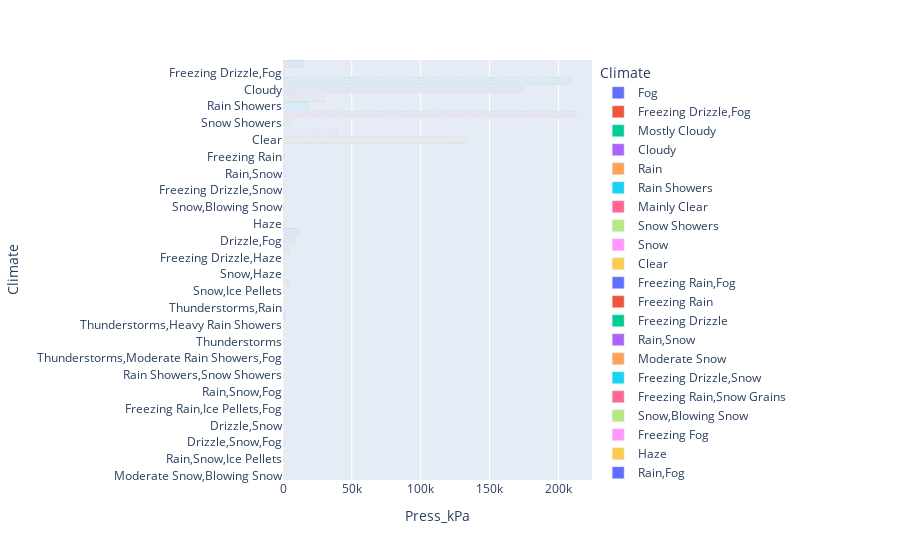

This figure's notebook cell:
### Code cell
px.bar(df, x='Press_kPa', y='Climate', color='Climate', hover_data=['Press_kPa', 'Climate'])

### Figure 1 — Plotly figure (JSON) as saved in the notebook; plotly's stock layout.template omitted (floating-point values rounded to 4 significant figures; data arrays with more than 128 entries replaced by an {"elided": "..."} marker saying what was removed)
{"data": [{"alignmentgroup": "True", "hovertemplate": "Climate=%{y}<br>Press_kPa=%{x}<extra></extra>", "legendgroup": "Fog", "marker": {"color": "#636efa"}, "name": "Fog", "offsetgroup": "Fog", "orientation": "h", "showlegend": true, "textposition": "auto", "type": "bar", "x": {"elided": "150 float values"}, "xaxis": "x", "y": {"elided": "150 str values"}, "yaxis": "y"}, {"alignmentgroup": "True", "hovertemplate": "Climate=%{y}<br>Press_kPa=%{x}<extra></extra>", "legendgroup": "Freezing Drizzle,Fog", "marker": {"color": "#EF553B"}, "name": "Freezing Drizzle,Fog", "offsetgroup": "Freezing Drizzle,Fog", "orientation": "h", "showlegend": true, "textposition": "auto", "type": "bar", "x": [101.3, 101.3, 100.1, 98.74, 100.7, 100.5], "xaxis": "x", "y": ["Freezing Drizzle,Fog", "Freezing Drizzle,Fog", "Freezing Drizzle,Fog", "Freezing Drizzle,Fog", "Freezing Drizzle,Fog", "Freezing Drizzle,Fog"], "yaxis": "y"}, {"alignmentgroup": "True", "hovertemplate": "Climate=%{y}<br>Press_kPa=%{x}<extra></extra>", "legendgroup": "Mostly Cloudy", "marker": {"color": "#00cc96"}, "name": "Mostly Cloudy", "offsetgroup": "Mostly Cloudy", "orientation": "h", "showlegend": true, "textposition": "auto", "type": "bar", "x": {"elided": "2069 float values"}, "xaxis": "x", "y": {"elided": "2069 str values"}, "yaxis": "y"}, {"alignmentgroup": "True", "hovertemplate": "Climate=%{y}<br>Press_kPa=%{x}<extra></extra>", "legendgroup": "Cloudy", "marker": {"color": "#ab63fa"}, "name": "Cloudy", "offsetgroup": "Cloudy", "orientation": "h", "showlegend": true, "textposition": "auto", "type": "bar", "x": {"elided": "1728 float values"}, "xaxis": "x", "y": {"elided": "1728 str values"}, "yaxis": "y"}, {"alignmentgroup": "True", "hovertemplate": "Climate=%{y}<br>Press_kPa=%{x}<extra></extra>", "legendgroup": "Rain", "marker": {"color": "#FFA15A"}, "name": "Rain", "offsetgroup": "Rain", "orientation": "h", "showlegend": true, "textposition": "auto", "type": "bar", "x": {"elided": "306 float values"}, "xaxis": "x", "y": {"elided": "306 str values"}, "yaxis": "y"}, {"alignmentgroup": "True", "hovertemplate": "Climate=%{y}<br>Press_kPa=%{x}<extra></extra>", "legendgroup": "Rain Showers", "marker": {"color": "#19d3f3"}, "name": "Rain Showers", "offsetgroup": "Rain Showers", "orientation": "h", "showlegend": true, "textposition": "auto", "type": "bar", "x": {"elided": "188 float values"}, "xaxis": "x", "y": {"elided": "188 str values"}, "yaxis": "y"}, {"alignmentgroup": "True", "hovertemplate": "Climate=%{y}<br>Press_kPa=%{x}<extra></extra>", "legendgroup": "Mainly Clear", "marker": {"color": "#FF6692"}, "name": "Mainly Clear", "offsetgroup": "Mainly Clear", "orientation": "h", "showlegend": true, "textposition": "auto", "type": "bar", "x": {"elided": "2106 float values"}, "xaxis": "x", "y": {"elided": "2106 str values"}, "yaxis": "y"}, {"alignmentgroup": "True", "hovertemplate": "Climate=%{y}<br>Press_kPa=%{x}<extra></extra>", "legendgroup": "Snow Showers", "marker": {"color": "#B6E880"}, "name": "Snow Showers", "offsetgroup": "Snow Showers", "orientation": "h", "showlegend": true, "textposition": "auto", "type": "bar", "x": [99.66, 100.1, 100.2, 100.3, 100.3, 100.5, 100.6, 100.8, 100.8, 100.7, 100.9, 101.0, 101.0, 101.2, 101.2, 100.3, 101.5, 101.5, 101.6, 101.6, 101.6, 100.9, 100.9, 99.49, 100.2, 102.5, 101.1, 101.4, 99.62, 99.6, 99.6, 99.81, 99.85, 99.9, 100.3, 101.4, 101.4, 101.4, 101.3, 101.4, 101.4, 101.8, 101.2, 101.2, 102.3, 102.2, 102.2, 102.2, 102.3, 102.4, 102.4, 102.4, 100.2, 100.3, 100.5, 100.5, 100.3, 100.3, 101.2, 101.1], "xaxis": "x", "y": ["Snow Showers", "Snow Showers", "Snow Showers", "Snow Showers", "Snow Showers", "Snow Showers", "Snow Showers", "Snow Showers", "Snow Showers", "Snow Showers", "Snow Showers", "Snow Showers", "Snow Showers", "Snow Showers", "Snow Showers", "Snow Showers", "Snow Showers", "Snow Showers", "Snow Showers", "Snow Showers", "Snow Showers", "Snow Showers", "Snow Showers", "Snow Showers", "Snow Showers", "Snow Showers", "Snow Showers", "Snow Showers", "Snow Showers", "Snow Showers", "Snow Showers", "Snow Showers", "Snow Showers", "Snow Showers", "Snow Showers", "Snow Showers", "Snow Showers", "Snow Showers", "Snow Showers", "Snow Showers", "Snow Showers", "Snow Showers", "Snow Showers", "Snow Showers", "Snow Showers", "Snow Showers", "Snow Showers", "Snow Showers", "Snow Showers", "Snow Showers", "Snow Showers", "Snow Showers", "Snow Showers", "Snow Showers", "Snow Showers", "Snow Showers", "Snow Showers", "Snow Showers", "Snow Showers", "Snow Showers"], "yaxis": "y"}, {"alignmentgroup": "True", "hovertemplate": "Climate=%{y}<br>Press_kPa=%{x}<extra></extra>", "legendgroup": "Snow", "marker": {"color": "#FF97FF"}, "name": "Snow", "offsetgroup": "Snow", "orientation": "h", "showlegend": true, "textposition": "auto", "type": "bar", "x": {"elided": "390 float values"}, "xaxis": "x", "y": {"elided": "390 str values"}, "yaxis": "y"}, {"alignmentgroup": "True", "hovertemplate": "Climate=%{y}<br>Press_kPa=%{x}<extra></extra>", "legendgroup": "Clear", "marker": {"color": "#FECB52"}, "name": "Clear", "offsetgroup": "Clear", "orientation": "h", "showlegend": true, "textposition": "auto", "type": "bar", "x": {"elided": "1326 float values"}, "xaxis": "x", "y": {"elided": "1326 str values"}, "yaxis": "y"}, {"alignmentgroup": "True", "hovertemplate": "Climate=%{y}<br>Press_kPa=%{x}<extra></extra>", "legendgroup": "Freezing Rain,Fog", "marker": {"color": "#636efa"}, "name": "Freezing Rain,Fog", "offsetgroup": "Freezing Rain,Fog", "orientation": "h", "showlegend": true, "textposition": "auto", "type": "bar", "x": [100.2, 98.32, 100.3, 101.0], "xaxis": "x", "y": ["Freezing Rain,Fog", "Freezing Rain,Fog", "Freezing Rain,Fog", "Freezing Rain,Fog"], "yaxis": "y"}, {"alignmentgroup": "True", "hovertemplate": "Climate=%{y}<br>Press_kPa=%{x}<extra></extra>", "legendgroup": "Freezing Rain", "marker": {"color": "#EF553B"}, "name": "Freezing Rain", "offsetgroup": "Freezing Rain", "orientation": "h", "showlegend": true, "textposition": "auto", "type": "bar", "x": [100.1, 100.1, 98.69, 98.22, 98.98, 98.71, 98.47, 99.61, 99.47, 100.6, 100.5, 100.3, 100.3, 101], "xaxis": "x", "y": ["Freezing Rain", "Freezing Rain", "Freezing Rain", "Freezing Rain", "Freezing Rain", "Freezing Rain", "Freezing Rain", "Freezing Rain", "Freezing Rain", "Freezing Rain", "Freezing Rain", "Freezing Rain", "Freezing Rain", "Freezing Rain"], "yaxis": "y"}, {"alignmentgroup": "True", "hovertemplate": "Climate=%{y}<br>Press_kPa=%{x}<extra></extra>", "legendgroup": "Freezing Drizzle", "marker": {"color": "#00cc96"}, "name": "Freezing Drizzle", "offsetgroup": "Freezing Drizzle", "orientation": "h", "showlegend": true, "textposition": "auto", "type": "bar", "x": [100.1, 100.0, 98.44, 100.8, 100.6, 100.4, 101.0], "xaxis": "x", "y": ["Freezing Drizzle", "Freezing Drizzle", "Freezing Drizzle", "Freezing Drizzle", "Freezing Drizzle", "Freezing Drizzle", "Freezing Drizzle"], "yaxis": "y"}, {"alignmentgroup": "True", "hovertemplate": "Climate=%{y}<br>Press_kPa=%{x}<extra></extra>", "legendgroup": "Rain,Snow", "marker": {"color": "#ab63fa"}, "name": "Rain,Snow", "offsetgroup": "Rain,Snow", "orientation": "h", "showlegend": true, "textposition": "auto", "type": "bar", "x": [100.0, 99.87, 99.77, 98.18, 101.1, 101.1, 101.0, 100.6, 100.3, 100.1, 99.48, 99.48, 99.49, 100.3, 99.76, 99.64, 99.5, 99.38], "xaxis": "x", "y": ["Rain,Snow", "Rain,Snow", "Rain,Snow", "Rain,Snow", "Rain,Snow", "Rain,Snow", "Rain,Snow", "Rain,Snow", "Rain,Snow", "Rain,Snow", "Rain,Snow", "Rain,Snow", "Rain,Snow", "Rain,Snow", "Rain,Snow", "Rain,Snow", "Rain,Snow", "Rain,Snow"], "yaxis": "y"}, {"alignmentgroup": "True", "hovertemplate": "Climate=%{y}<br>Press_kPa=%{x}<extra></extra>", "legendgroup": "Moderate Snow", "marker": {"color": "#FFA15A"}, "name": "Moderate Snow", "offsetgroup": "Moderate Snow", "orientation": "h", "showlegend": true, "textposition": "auto", "type": "bar", "x": [99.9, 99.88, 100.7, 100.7], "xaxis": "x", "y": ["Moderate Snow", "Moderate Snow", "Moderate Snow", "Moderate Snow"], "yaxis": "y"}, {"alignmentgroup": "True", "hovertemplate": "Climate=%{y}<br>Press_kPa=%{x}<extra></extra>", "legendgroup": "Freezing Drizzle,Snow", "marker": {"color": "#19d3f3"}, "name": "Freezing Drizzle,Snow", "offsetgroup": "Freezing Drizzle,Snow", "orientation": "h", "showlegend": true, "textposition": "auto", "type": "bar", "x": [99.19, 100.8, 100.7, 99.22, 100.9, 101.2, 100.6, 100.7, 100.8, 100.8, 100.9], "xaxis": "x", "y": ["Freezing Drizzle,Snow", "Freezing Drizzle,Snow", "Freezing Drizzle,Snow", "Freezing Drizzle,Snow", "Freezing Drizzle,Snow", "Freezing Drizzle,Snow", "Freezing Drizzle,Snow", "Freezing Drizzle,Snow", "Freezing Drizzle,Snow", "Freezing Drizzle,Snow", "Freezing Drizzle,Snow"], "yaxis": "y"}, {"alignmentgroup": "True", "hovertemplate": "Climate=%{y}<br>Press_kPa=%{x}<extra></extra>", "legendgroup": "Freezing Rain,Snow Grains", "marker": {"color": "#FF6692"}, "name": "Freezing Rain,Snow Grains", "offsetgroup": "Freezing Rain,Snow Grains", "orientation": "h", "showlegend": true, "textposition": "auto", "type": "bar", "x": [98.56], "xaxis": "x", "y": ["Freezing Rain,Snow Grains"], "yaxis": "y"}, {"alignmentgroup": "True", "hovertemplate": "Climate=%{y}<br>Press_kPa=%{x}<extra></extra>", "legendgroup": "Snow,Blowing Snow", "marker": {"color": "#B6E880"}, "name": "Snow,Blowing Snow", "offsetgroup": "Snow,Blowing Snow", "orientation": "h", "showlegend": true, "textposition": "auto", "type": "bar", "x": [99.09, 99.51, 99.67, 100.0, 100.2, 98.11, 98.2, 98.33, 99.08, 99.24, 99.37, 100.6, 100.4, 100.3, 100.4, 100.4, 100.5, 100.5, 100.5], "xaxis": "x", "y": ["Snow,Blowing Snow", "Snow,Blowing Snow", "Snow,Blowing Snow", "Snow,Blowing Snow", "Snow,Blowing Snow", "Snow,Blowing Snow", "Snow,Blowing Snow", "Snow,Blowing Snow", "Snow,Blowing Snow", "Snow,Blowing Snow", "Snow,Blowing Snow", "Snow,Blowing Snow", "Snow,Blowing Snow", "Snow,Blowing Snow", "Snow,Blowing Snow", "Snow,Blowing Snow", "Snow,Blowing Snow", "Snow,Blowing Snow", "Snow,Blowing Snow"], "yaxis": "y"}, {"alignmentgroup": "True", "hovertemplate": "Climate=%{y}<br>Press_kPa=%{x}<extra></extra>", "legendgroup": "Freezing Fog", "marker": {"color": "#FF97FF"}, "name": "Freezing Fog", "offsetgroup": "Freezing Fog", "orientation": "h", "showlegend": true, "textposition": "auto", "type": "bar", "x": [102.8, 102.0, 102.2, 102.3], "xaxis": "x", "y": ["Freezing Fog", "Freezing Fog", "Freezing Fog", "Freezing Fog"], "yaxis": "y"}, {"alignmentgroup": "True", "hovertemplate": "Climate=%{y}<br>Press_kPa=%{x}<extra></extra>", "legendgroup": "Haze", "marker": {"color": "#FECB52"}, "name": "Haze", "offsetgroup": "Haze", "orientation": "h", "showlegend": true, "textposition": "auto", "type": "bar", "x": [103.0, 102.9, 100.3, 100.5, 100.7, 100.7, 100.7, 100.8, 100.9, 101.0, 101.3, 102.0, 102.0, 102, 102.5, 102.5], "xaxis": "x", "y": ["Haze", "Haze", "Haze", "Haze", "Haze", "Haze", "Haze", "Haze", "Haze", "Haze", "Haze", "Haze", "Haze", "Haze", "Haze", "Haze"], "yaxis": "y"}, {"alignmentgroup": "True", "hovertemplate": "Climate=%{y}<br>Press_kPa=%{x}<extra></extra>", "legendgroup": "Rain,Fog", "marker": {"color": "#636efa"}, "name": "Rain,Fog", "offsetgroup": "Rain,Fog", "orientation": "h", "showlegend": true, "textposition": "auto", "type": "bar", "x": [100.5, 100.4, 99.18, 99.57, 100.1, 100.9, 101.5, 101.5, 101.7, 101.4, 101.4, 101.4, 101.4, 101.4, 101.4, 100.7, 100.5, 100.6, 98.61, 99.67, 99.59, 99.67, 101.2, 101.1, 101.2, 101.3, 100.4, 100.4, 100.4, 100.3, 100.3, 100.3, 100.3, 100.2, 100.9, 100.9, 100.5, 100.7, 100.7, 100.6, 100.5, 100.7, 100.6, 100.6, 100.7, 100.6, 100.6, 100.6, 101.0, 101.0, 100.3, 100.5, 100.4, 100.3, 100.2, 100.2, 100.1, 100, 99.9, 99.72, 99.56, 99.5, 99.44, 99.44, 99.47, 101.3, 101.0, 100.3, 101.8, 101.7, 101.5, 101.2, 101.2, 101.2, 100.8, 100.8, 100.7, 100.7, 100.6, 100.1, 100.0, 100.0, 99.88, 99.78, 100.9, 101, 100.5, 100.5, 100.5, 100.4, 100.8, 100.8, 100.7, 100.7, 100.7, 101.1, 101.0, 101.0, 100.8, 100.7, 100.6, 100.5, 100.5, 100.5, 100.5, 100.5, 100.6, 100.7, 100.1, 99.78, 99.7, 99.6, 99.34, 99.32, 99.41, 99.42], "xaxis": "x", "y": ["Rain,Fog", "Rain,Fog", "Rain,Fog", "Rain,Fog", "Rain,Fog", "Rain,Fog", "Rain,Fog", "Rain,Fog", "Rain,Fog", "Rain,Fog", "Rain,Fog", "Rain,Fog", "Rain,Fog", "Rain,Fog", "Rain,Fog", "Rain,Fog", "Rain,Fog", "Rain,Fog", "Rain,Fog", "Rain,Fog", "Rain,Fog", "Rain,Fog", "Rain,Fog", "Rain,Fog", "Rain,Fog", "Rain,Fog", "Rain,Fog", "Rain,Fog", "Rain,Fog", "Rain,Fog", "Rain,Fog", "Rain,Fog", "Rain,Fog", "Rain,Fog", "Rain,Fog", "Rain,Fog", "Rain,Fog", "Rain,Fog", "Rain,Fog", "Rain,Fog", "Rain,Fog", "Rain,Fog", "Rain,Fog", "Rain,Fog", "Rain,Fog", "Rain,Fog", "Rain,Fog", "Rain,Fog", "Rain,Fog", "Rain,Fog", "Rain,Fog", "Rain,Fog", "Rain,Fog", "Rain,Fog", "Rain,Fog", "Rain,Fog", "Rain,Fog", "Rain,Fog", "Rain,Fog", "Rain,Fog", "Rain,Fog", "Rain,Fog", "Rain,Fog", "Rain,Fog", "Rain,Fog", "Rain,Fog", "Rain,Fog", "Rain,Fog", "Rain,Fog", "Rain,Fog", "Rain,Fog", "Rain,Fog", "Rain,Fog", "Rain,Fog", "Rain,Fog", "Rain,Fog", "Rain,Fog", "Rain,Fog", "Rain,Fog", "Rain,Fog", "Rain,Fog", "Rain,Fog", "Rain,Fog", "Rain,Fog", "Rain,Fog", "Rain,Fog", "Rain,Fog", "Rain,Fog", "Rain,Fog", "Rain,Fog", "Rain,Fog", "Rain,Fog", "Rain,Fog", "Rain,Fog", "Rain,Fog", "Rain,Fog", "Rain,Fog", "Rain,Fog", "Rain,Fog", "Rain,Fog", "Rain,Fog", "Rain,Fog", "Rain,Fog", "Rain,Fog", "Rain,Fog", "Rain,Fog", "Rain,Fog", "Rain,Fog", "Rain,Fog", "Rain,Fog", "Rain,Fog", "Rain,Fog", "Rain,Fog", "Rain,Fog", "Rain,Fog", "Rain,Fog"], "yaxis": "y"}, {"alignmentgroup": "True", "hovertemplate": "Climate=%{y}<br>Press_kPa=%{x}<extra></extra>", "legendgroup": "Drizzle,Fog", "marker": {"color": "#EF553B"}, "name": "Drizzle,Fog", "offsetgroup": "Drizzle,Fog", "orientation": "h", "showlegend": true, "textposition": "auto", "type": "bar", "x": [100.3, 99.08, 98.91, 98.76, 98.69, 98.65, 100.5, 100.6, 100.8, 101.7, 101.8, 101.8, 102.0, 101.7, 101.8, 101.9, 101.9, 102.0, 102.1, 102.0, 99.61, 101.2, 101.3, 101.4, 101.4, 101.4, 101.4, 101.4, 101.7, 100.8, 100.7, 100.7, 100.7, 100.7, 100.7, 100.7, 100.7, 100.3, 100.3, 100.1, 100.1, 100.1, 100.1, 100.1, 100.1, 100.4, 100.4, 99.99, 101.1, 101.2, 101.1, 101.1, 101.1, 101.0, 101.0, 101.0, 100.7, 100.5, 101.5, 101.6, 101.5, 101.5, 101.4, 101.4, 101.1, 101, 100.9, 100.5, 100.7, 100.7, 100.7, 100.7, 100.8, 101.0, 99.44, 99.34, 100.8, 100.2, 100.3, 100.4], "xaxis": "x", "y": ["Drizzle,Fog", "Drizzle,Fog", "Drizzle,Fog", "Drizzle,Fog", "Drizzle,Fog", "Drizzle,Fog", "Drizzle,Fog", "Drizzle,Fog", "Drizzle,Fog", "Drizzle,Fog", "Drizzle,Fog", "Drizzle,Fog", "Drizzle,Fog", "Drizzle,Fog", "Drizzle,Fog", "Drizzle,Fog", "Drizzle,Fog", "Drizzle,Fog", "Drizzle,Fog", "Drizzle,Fog", "Drizzle,Fog", "Drizzle,Fog", "Drizzle,Fog", "Drizzle,Fog", "Drizzle,Fog", "Drizzle,Fog", "Drizzle,Fog", "Drizzle,Fog", "Drizzle,Fog", "Drizzle,Fog", "Drizzle,Fog", "Drizzle,Fog", "Drizzle,Fog", "Drizzle,Fog", "Drizzle,Fog", "Drizzle,Fog", "Drizzle,Fog", "Drizzle,Fog", "Drizzle,Fog", "Drizzle,Fog", "Drizzle,Fog", "Drizzle,Fog", "Drizzle,Fog", "Drizzle,Fog", "Drizzle,Fog", "Drizzle,Fog", "Drizzle,Fog", "Drizzle,Fog", "Drizzle,Fog", "Drizzle,Fog", "Drizzle,Fog", "Drizzle,Fog", "Drizzle,Fog", "Drizzle,Fog", "Drizzle,Fog", "Drizzle,Fog", "Drizzle,Fog", "Drizzle,Fog", "Drizzle,Fog", "Drizzle,Fog", "Drizzle,Fog", "Drizzle,Fog", "Drizzle,Fog", "Drizzle,Fog", "Drizzle,Fog", "Drizzle,Fog", "Drizzle,Fog", "Drizzle,Fog", "Drizzle,Fog", "Drizzle,Fog", "Drizzle,Fog", "Drizzle,Fog", "Drizzle,Fog", "Drizzle,Fog", "Drizzle,Fog", "Drizzle,Fog", "Drizzle,Fog", "Drizzle,Fog", "Drizzle,Fog", "Drizzle,Fog"], "yaxis": "y"}, {"alignmentgroup": "True", "hovertemplate": "Climate=%{y}<br>Press_kPa=%{x}<extra></extra>", "legendgroup": "Drizzle", "marker": {"color": "#00cc96"}, "name": "Drizzle", "offsetgroup": "Drizzle", "orientation": "h", "showlegend": true, "textposition": "auto", "type": "bar", "x": [100.2, 100.5, 99.53, 99.63, 101.2, 100.9, 100.4, 100.4, 100.3, 100.1, 100.7, 101.2, 101.2, 101.1, 101.1, 101.1, 101.1, 100.9, 101.6, 101.1, 99.28, 99.22, 99.67, 99.68, 99.7, 100.5, 100.5, 100.5, 100.5, 100.6, 100.6, 100.7, 100.7, 100.6, 100.6, 100.6, 100.6, 99.54, 100.8, 101.0, 97.84], "xaxis": "x", "y": ["Drizzle", "Drizzle", "Drizzle", "Drizzle", "Drizzle", "Drizzle", "Drizzle", "Drizzle", "Drizzle", "Drizzle", "Drizzle", "Drizzle", "Drizzle", "Drizzle", "Drizzle", "Drizzle", "Drizzle", "Drizzle", "Drizzle", "Drizzle", "Drizzle", "Drizzle", "Drizzle", "Drizzle", "Drizzle", "Drizzle", "Drizzle", "Drizzle", "Drizzle", "Drizzle", "Drizzle", "Drizzle", "Drizzle", "Drizzle", "Drizzle", "Drizzle", "Drizzle", "Drizzle", "Drizzle", "Drizzle", "Drizzle"], "yaxis": "y"}, {"alignmentgroup": "True", "hovertemplate": "Climate=%{y}<br>Press_kPa=%{x}<extra></extra>", "legendgroup": "Freezing Drizzle,Haze", "marker": {"color": "#ab63fa"}, "name": "Freezing Drizzle,Haze", "offsetgroup": "Freezing Drizzle,Haze", "orientation": "h", "showlegend": true, "textposition": "auto", "type": "bar", "x": [100.4, 100.3, 100.3], "xaxis": "x", "y": ["Freezing Drizzle,Haze", "Freezing Drizzle,Haze", "Freezing Drizzle,Haze"], "yaxis": "y"}, {"alignmentgroup": "True", "hovertemplate": "Climate=%{y}<br>Press_kPa=%{x}<extra></extra>", "legendgroup": "Freezing Rain,Haze", "marker": {"color": "#FFA15A"}, "name": "Freezing Rain,Haze", "offsetgroup": "Freezing Rain,Haze", "orientation": "h", "showlegend": true, "textposition": "auto", "type": "bar", "x": [100.3, 100.4], "xaxis": "x", "y": ["Freezing Rain,Haze", "Freezing Rain,Haze"], "yaxis": "y"}, {"alignmentgroup": "True", "hovertemplate": "Climate=%{y}<br>Press_kPa=%{x}<extra></extra>", "legendgroup": "Snow,Haze", "marker": {"color": "#19d3f3"}, "name": "Snow,Haze", "offsetgroup": "Snow,Haze", "orientation": "h", "showlegend": true, "textposition": "auto", "type": "bar", "x": [100.6, 100.7, 100.8, 100.8, 101.0], "xaxis": "x", "y": ["Snow,Haze", "Snow,Haze", "Snow,Haze", "Snow,Haze", "Snow,Haze"], "yaxis": "y"}, {"alignmentgroup": "True", "hovertemplate": "Climate=%{y}<br>Press_kPa=%{x}<extra></extra>", "legendgroup": "Snow,Fog", "marker": {"color": "#FF6692"}, "name": "Snow,Fog", "offsetgroup": "Snow,Fog", "orientation": "h", "showlegend": true, "textposition": "auto", "type": "bar", "x": [100.8, 100.8, 99.53, 99.38, 101.6, 101.6, 101.7, 102.1, 101.4, 101.3, 101.3, 101.2, 100.8, 100.8, 100.7, 100.7, 100.7, 101.3, 101.3, 100.6, 100.5, 100.5, 100.5, 100.4, 100.3, 100.2, 100.2, 100.2, 100.2, 100.2, 100.2, 100.3, 100.3, 100.3, 100.3, 100.4, 101.0], "xaxis": "x", "y": ["Snow,Fog", "Snow,Fog", "Snow,Fog", "Snow,Fog", "Snow,Fog", "Snow,Fog", "Snow,Fog", "Snow,Fog", "Snow,Fog", "Snow,Fog", "Snow,Fog", "Snow,Fog", "Snow,Fog", "Snow,Fog", "Snow,Fog", "Snow,Fog", "Snow,Fog", "Snow,Fog", "Snow,Fog", "Snow,Fog", "Snow,Fog", "Snow,Fog", "Snow,Fog", "Snow,Fog", "Snow,Fog", "Snow,Fog", "Snow,Fog", "Snow,Fog", "Snow,Fog", "Snow,Fog", "Snow,Fog", "Snow,Fog", "Snow,Fog", "Snow,Fog", "Snow,Fog", "Snow,Fog", "Snow,Fog"], "yaxis": "y"}, {"alignmentgroup": "True", "hovertemplate": "Climate=%{y}<br>Press_kPa=%{x}<extra></extra>", "legendgroup": "Snow,Ice Pellets", "marker": {"color": "#B6E880"}, "name": "Snow,Ice Pellets", "offsetgroup": "Snow,Ice Pellets", "orientation": "h", "showlegend": true, "textposition": "auto", "type": "bar", "x": [99.4, 100.2, 101.0, 100.9, 100.9, 100.9], "xaxis": "x", "y": ["Snow,Ice Pellets", "Snow,Ice Pellets", "Snow,Ice Pellets", "Snow,Ice Pellets", "Snow,Ice Pellets", "Snow,Ice Pellets"], "yaxis": "y"}, {"alignmentgroup": "True", "hovertemplate": "Climate=%{y}<br>Press_kPa=%{x}<extra></extra>", "legendgroup": "Rain,Haze", "marker": {"color": "#FF97FF"}, "name": "Rain,Haze", "offsetgroup": "Rain,Haze", "orientation": "h", "showlegend": true, "textposition": "auto", "type": "bar", "x": [100.6, 100.5, 100.5], "xaxis": "x", "y": ["Rain,Haze", "Rain,Haze", "Rain,Haze"], "yaxis": "y"}, {"alignmentgroup": "True", "hovertemplate": "Climate=%{y}<br>Press_kPa=%{x}<extra></extra>", "legendgroup": "Thunderstorms,Rain", "marker": {"color": "#FECB52"}, "name": "Thunderstorms,Rain", "offsetgroup": "Thunderstorms,Rain", "orientation": "h", "showlegend": true, "textposition": "auto", "type": "bar", "x": [100.8, 100.2, 100.2], "xaxis": "x", "y": ["Thunderstorms,Rain", "Thunderstorms,Rain", "Thunderstorms,Rain"], "yaxis": "y"}, {"alignmentgroup": "True", "hovertemplate": "Climate=%{y}<br>Press_kPa=%{x}<extra></extra>", "legendgroup": "Thunderstorms,Rain Showers", "marker": {"color": "#636efa"}, "name": "Thunderstorms,Rain Showers", "offsetgroup": "Thunderstorms,Rain Showers", "orientation": "h", "showlegend": true, "textposition": "auto", "type": "bar", "x": [100.3, 100.1, 99.75, 99.84, 100.0, 100.9, 99.65, 99.81, 100.3, 100.0, 100.7, 100.3, 100.6, 100.5, 99.85, 101.1], "xaxis": "x", "y": ["Thunderstorms,Rain Showers", "Thunderstorms,Rain Showers", "Thunderstorms,Rain Showers", "Thunderstorms,Rain Showers", "Thunderstorms,Rain Showers", "Thunderstorms,Rain Showers", "Thunderstorms,Rain Showers", "Thunderstorms,Rain Showers", "Thunderstorms,Rain Showers", "Thunderstorms,Rain Showers", "Thunderstorms,Rain Showers", "Thunderstorms,Rain Showers", "Thunderstorms,Rain Showers", "Thunderstorms,Rain Showers", "Thunderstorms,Rain Showers", "Thunderstorms,Rain Showers"], "yaxis": "y"}, {"alignmentgroup": "True", "hovertemplate": "Climate=%{y}<br>Press_kPa=%{x}<extra></extra>", "legendgroup": "Thunderstorms,Heavy Rain Showers", "marker": {"color": "#EF553B"}, "name": "Thunderstorms,Heavy Rain Showers", "offsetgroup": "Thunderstorms,Heavy Rain Showers", "orientation": "h", "showlegend": true, "textposition": "auto", "type": "bar", "x": [100.3], "xaxis": "x", "y": ["Thunderstorms,Heavy Rain Showers"], "yaxis": "y"}, {"alignmentgroup": "True", "hovertemplate": "Climate=%{y}<br>Press_kPa=%{x}<extra></extra>", "legendgroup": "Thunderstorms,Rain Showers,Fog", "marker": {"color": "#00cc96"}, "name": "Thunderstorms,Rain Showers,Fog", "offsetgroup": "Thunderstorms,Rain Showers,Fog", "orientation": "h", "showlegend": true, "textposition": "auto", "type": "bar", "x": [99.71, 99.84, 100.6], "xaxis": "x", "y": ["Thunderstorms,Rain Showers,Fog", "Thunderstorms,Rain Showers,Fog", "Thunderstorms,Rain Showers,Fog"], "yaxis": "y"}, {"alignmentgroup": "True", "hovertemplate": "Climate=%{y}<br>Press_kPa=%{x}<extra></extra>", "legendgroup": "Thunderstorms", "marker": {"color": "#ab63fa"}, "name": "Thunderstorms", "offsetgroup": "Thunderstorms", "orientation": "h", "showlegend": true, "textposition": "auto", "type": "bar", "x": [99.84, 100.6], "xaxis": "x", "y": ["Thunderstorms", "Thunderstorms"], "yaxis": "y"}, {"alignmentgroup": "True", "hovertemplate": "Climate=%{y}<br>Press_kPa=%{x}<extra></extra>", "legendgroup": "Thunderstorms,Rain,Fog", "marker": {"color": "#FFA15A"}, "name": "Thunderstorms,Rain,Fog", "offsetgroup": "Thunderstorms,Rain,Fog", "orientation": "h", "showlegend": true, "textposition": "auto", "type": "bar", "x": [100.1], "xaxis": "x", "y": ["Thunderstorms,Rain,Fog"], "yaxis": "y"}, {"alignmentgroup": "True", "hovertemplate": "Climate=%{y}<br>Press_kPa=%{x}<extra></extra>", "legendgroup": "Thunderstorms,Moderate Rain Showers,Fog", "marker": {"color": "#19d3f3"}, "name": "Thunderstorms,Moderate Rain Showers,Fog", "offsetgroup": "Thunderstorms,Moderate Rain Showers,Fog", "orientation": "h", "showlegend": true, "textposition": "auto", "type": "bar", "x": [100.0], "xaxis": "x", "y": ["Thunderstorms,Moderate Rain Showers,Fog"], "yaxis": "y"}, {"alignmentgroup": "True", "hovertemplate": "Climate=%{y}<br>Press_kPa=%{x}<extra></extra>", "legendgroup": "Rain Showers,Fog", "marker": {"color": "#FF6692"}, "name": "Rain Showers,Fog", "offsetgroup": "Rain Showers,Fog", "orientation": "h", "showlegend": true, "textposition": "auto", "type": "bar", "x": [99.83], "xaxis": "x", "y": ["Rain Showers,Fog"], "yaxis": "y"}, {"alignmentgroup": "True", "hovertemplate": "Climate=%{y}<br>Press_kPa=%{x}<extra></extra>", "legendgroup": "Rain Showers,Snow Showers", "marker": {"color": "#B6E880"}, "name": "Rain Showers,Snow Showers", "offsetgroup": "Rain Showers,Snow Showers", "orientation": "h", "showlegend": true, "textposition": "auto", "type": "bar", "x": [101.1, 101.1], "xaxis": "x", "y": ["Rain Showers,Snow Showers", "Rain Showers,Snow Showers"], "yaxis": "y"}, {"alignmentgroup": "True", "hovertemplate": "Climate=%{y}<br>Press_kPa=%{x}<extra></extra>", "legendgroup": "Snow Pellets", "marker": {"color": "#FF97FF"}, "name": "Snow Pellets", "offsetgroup": "Snow Pellets", "orientation": "h", "showlegend": true, "textposition": "auto", "type": "bar", "x": [99.7], "xaxis": "x", "y": ["Snow Pellets"], "yaxis": "y"}, {"alignmentgroup": "True", "hovertemplate": "Climate=%{y}<br>Press_kPa=%{x}<extra></extra>", "legendgroup": "Rain,Snow,Fog", "marker": {"color": "#FECB52"}, "name": "Rain,Snow,Fog", "offsetgroup": "Rain,Snow,Fog", "orientation": "h", "showlegend": true, "textposition": "auto", "type": "bar", "x": [100.7], "xaxis": "x", "y": ["Rain,Snow,Fog"], "yaxis": "y"}, {"alignmentgroup": "True", "hovertemplate": "Climate=%{y}<br>Press_kPa=%{x}<extra></extra>", "legendgroup": "Moderate Rain,Fog", "marker": {"color": "#636efa"}, "name": "Moderate Rain,Fog", "offsetgroup": "Moderate Rain,Fog", "orientation": "h", "showlegend": true, "textposition": "auto", "type": "bar", "x": [99.98], "xaxis": "x", "y": ["Moderate Rain,Fog"], "yaxis": "y"}, {"alignmentgroup": "True", "hovertemplate": "Climate=%{y}<br>Press_kPa=%{x}<extra></extra>", "legendgroup": "Freezing Rain,Ice Pellets,Fog", "marker": {"color": "#EF553B"}, "name": "Freezing Rain,Ice Pellets,Fog", "offsetgroup": "Freezing Rain,Ice Pellets,Fog", "orientation": "h", "showlegend": true, "textposition": "auto", "type": "bar", "x": [101.0], "xaxis": "x", "y": ["Freezing Rain,Ice Pellets,Fog"], "yaxis": "y"}, {"alignmentgroup": "True", "hovertemplate": "Climate=%{y}<br>Press_kPa=%{x}<extra></extra>", "legendgroup": "Drizzle,Ice Pellets,Fog", "marker": {"color": "#00cc96"}, "name": "Drizzle,Ice Pellets,Fog", "offsetgroup": "Drizzle,Ice Pellets,Fog", "orientation": "h", "showlegend": true, "textposition": "auto", "type": "bar", "x": [100.8], "xaxis": "x", "y": ["Drizzle,Ice Pellets,Fog"], "yaxis": "y"}, {"alignmentgroup": "True", "hovertemplate": "Climate=%{y}<br>Press_kPa=%{x}<extra></extra>", "legendgroup": "Drizzle,Snow", "marker": {"color": "#ab63fa"}, "name": "Drizzle,Snow", "offsetgroup": "Drizzle,Snow", "orientation": "h", "showlegend": true, "textposition": "auto", "type": "bar", "x": [100.6, 101.2], "xaxis": "x", "y": ["Drizzle,Snow", "Drizzle,Snow"], "yaxis": "y"}, {"alignmentgroup": "True", "hovertemplate": "Climate=%{y}<br>Press_kPa=%{x}<extra></extra>", "legendgroup": "Rain,Ice Pellets", "marker": {"color": "#FFA15A"}, "name": "Rain,Ice Pellets", "offsetgroup": "Rain,Ice Pellets", "orientation": "h", "showlegend": true, "textposition": "auto", "type": "bar", "x": [100.1], "xaxis": "x", "y": ["Rain,Ice Pellets"], "yaxis": "y"}, {"alignmentgroup": "True", "hovertemplate": "Climate=%{y}<br>Press_kPa=%{x}<extra></extra>", "legendgroup": "Drizzle,Snow,Fog", "marker": {"color": "#19d3f3"}, "name": "Drizzle,Snow,Fog", "offsetgroup": "Drizzle,Snow,Fog", "orientation": "h", "showlegend": true, "textposition": "auto", "type": "bar", "x": [99.58, 99.6, 99.64, 99.65, 99.71, 99.78, 99.82, 99.87, 99.95, 100.0, 100.2, 97.79, 97.81, 97.89, 97.93], "xaxis": "x", "y": ["Drizzle,Snow,Fog", "Drizzle,Snow,Fog", "Drizzle,Snow,Fog", "Drizzle,Snow,Fog", "Drizzle,Snow,Fog", "Drizzle,Snow,Fog", "Drizzle,Snow,Fog", "Drizzle,Snow,Fog", "Drizzle,Snow,Fog", "Drizzle,Snow,Fog", "Drizzle,Snow,Fog", "Drizzle,Snow,Fog", "Drizzle,Snow,Fog", "Drizzle,Snow,Fog", "Drizzle,Snow,Fog"], "yaxis": "y"}, {"alignmentgroup": "True", "hovertemplate": "Climate=%{y}<br>Press_kPa=%{x}<extra></extra>", "legendgroup": "Rain,Snow Grains", "marker": {"color": "#FF6692"}, "name": "Rain,Snow Grains", "offsetgroup": "Rain,Snow Grains", "orientation": "h", "showlegend": true, "textposition": "auto", "type": "bar", "x": [100.6], "xaxis": "x", "y": ["Rain,Snow Grains"], "yaxis": "y"}, {"alignmentgroup": "True", "hovertemplate": "Climate=%{y}<br>Press_kPa=%{x}<extra></extra>", "legendgroup": "Rain,Snow,Ice Pellets", "marker": {"color": "#B6E880"}, "name": "Rain,Snow,Ice Pellets", "offsetgroup": "Rain,Snow,Ice Pellets", "orientation": "h", "showlegend": true, "textposition": "auto", "type": "bar", "x": [100.5, 100.1, 99.98, 99.85], "xaxis": "x", "y": ["Rain,Snow,Ice Pellets", "Rain,Snow,Ice Pellets", "Rain,Snow,Ice Pellets", "Rain,Snow,Ice Pellets"], "yaxis": "y"}, {"alignmentgroup": "True", "hovertemplate": "Climate=%{y}<br>Press_kPa=%{x}<extra></extra>", "legendgroup": "Snow Showers,Fog", "marker": {"color": "#FF97FF"}, "name": "Snow Showers,Fog", "offsetgroup": "Snow Showers,Fog", "orientation": "h", "showlegend": true, "textposition": "auto", "type": "bar", "x": [102.5, 101.1, 100.9, 100.6], "xaxis": "x", "y": ["Snow Showers,Fog", "Snow Showers,Fog", "Snow Showers,Fog", "Snow Showers,Fog"], "yaxis": "y"}, {"alignmentgroup": "True", "hovertemplate": "Climate=%{y}<br>Press_kPa=%{x}<extra></extra>", "legendgroup": "Moderate Snow,Blowing Snow", "marker": {"color": "#FECB52"}, "name": "Moderate Snow,Blowing Snow", "offsetgroup": "Moderate Snow,Blowing Snow", "orientation": "h", "showlegend": true, "textposition": "auto", "type": "bar", "x": [100.6, 100.5], "xaxis": "x", "y": ["Moderate Snow,Blowing Snow", "Moderate Snow,Blowing Snow"], "yaxis": "y"}], "layout": {"barmode": "relative", "legend": {"title": {"text": "Climate"}, "tracegroupgap": 0}, "margin": {"t": 60}, "xaxis": {"anchor": "y", "domain": [0, 1], "title": {"text": "Press_kPa"}}, "yaxis": {"anchor": "x", "categoryarray": ["Moderate Snow,Blowing Snow", "Snow Showers,Fog", "Rain,Snow,Ice Pellets", "Rain,Snow Grains", "Drizzle,Snow,Fog", "Rain,Ice Pellets", "Drizzle,Snow", "Drizzle,Ice Pellets,Fog", "Freezing Rain,Ice Pellets,Fog", "Moderate Rain,Fog", "Rain,Snow,Fog", "Snow Pellets", "Rain Showers,Snow Showers", "Rain Showers,Fog", "Thunderstorms,Moderate Rain Showers,Fog", "Thunderstorms,Rain,Fog", "Thunderstorms", "Thunderstorms,Rain Showers,Fog", "Thunderstorms,Heavy Rain Showers", "Thunderstorms,Rain Showers", "Thunderstorms,Rain", "Rain,Haze", "Snow,Ice Pellets", "Snow,Fog", "Snow,Haze", "Freezing Rain,Haze", "Freezing Drizzle,Haze", "Drizzle", "Drizzle,Fog", "Rain,Fog", "Haze", "Freezing Fog", "Snow,Blowing Snow", "Freezing Rain,Snow Grains", "Freezing Drizzle,Snow", "Moderate Snow", "Rain,Snow", "Freezing Drizzle", "Freezing Rain", "Freezing Rain,Fog", "Clear", "Snow", "Snow Showers", "Mainly Clear", "Rain Showers", "Rain", "Cloudy", "Mostly Cloudy", "Freezing Drizzle,Fog", "Fog"], "categoryorder": "array", "domain": [0, 1], "title": {"text": "Climate"}}}}
